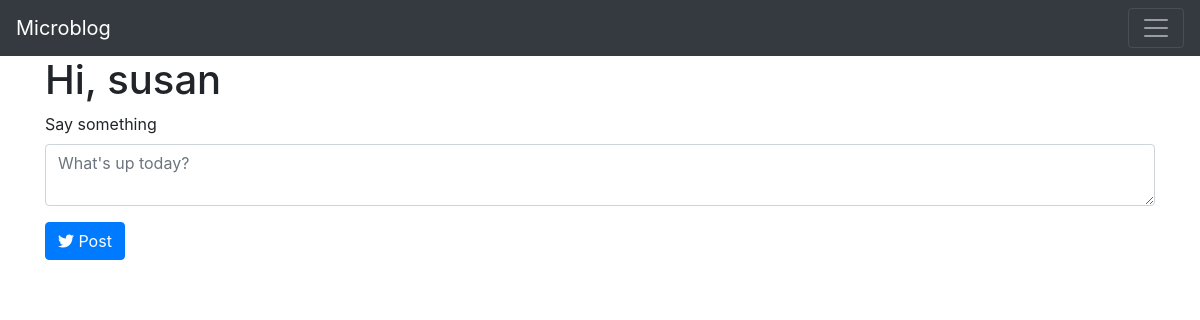
Before: /index (signed in) with the older database file.
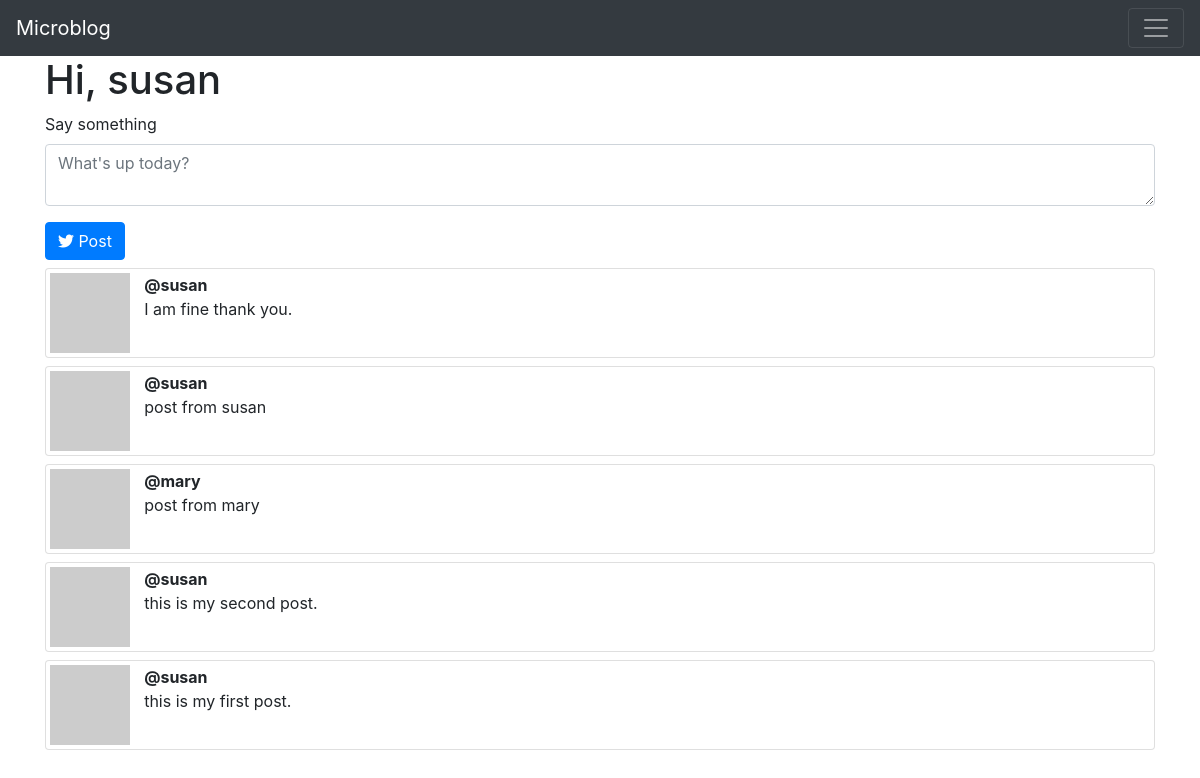
After: the same page with the newer database file.
### app/models.py (models this page shows, shortened)
class User(UserMixin, db.Model):
    id = db.Column(db.Integer, primary_key=True)
    username = db.Column(db.String(64), index=True, unique=True)
    email = db.Column(db.String(120), index=True, unique=True)
    password_hash = db.Column(db.String(128))
    posts = db.relationship('Post', backref='author', lazy='dynamic')
    about_me = db.Column(db.String(140))
    last_seen = db.Column(db.DateTime, default=datetime.utcnow)
    followed = db.relationship(
        'User', secondary=followers,
        primaryjoin=(followers.c.follower_id == id),
        secondaryjoin=(followers.c.followed_id == id),
        backref=db.backref('followers', lazy='dynamic'), lazy='dynamic'
    )
    def avatar(self, size):
        digest = md5(self.email.lower().encode('utf-8')).hexdigest()
        return 'https://www.gravatar.com/avatar/{}?d=identicon&s={}'.format(digest, size)
    def followed_posts(self):
        followed = Post.query.join(
                followers, (followers.c.followed_id == Post.user_id)
            ).filter(
                followers.c.follower_id == self.id
            )
        own = Post.query.filter_by(user_id=self.id)
        return followed.union(own).order_by(Post.timestamp.desc())

class Post(db.Model):
    id = db.Column(db.Integer, primary_key=True)
    body = db.Column(db.String(140))
    timestamp = db.Column(db.DateTime, index=True, default=datetime.utcnow)
    user_id = db.Column(db.Integer, db.ForeignKey('user.id'))

### app/routes.py (the view)
@app.route('/', methods=['GET', 'POST'])
@app.route('/index', methods=['GET', 'POST'])
@login_required
def index():
    form = PostForm()
    if form.validate_on_submit():
        post = Post(body=form.post.data, author=current_user)
        db.session.add(post)
        db.session.commit()
        flash('Your post is now live!')
        redirect(url_for('index'))
    posts = current_user.followed_posts().all()
    return render_template('index.html.j2', title='Home page', posts=posts, form=form)

### app/forms.py
class PostForm(FlaskForm):
    post = TextAreaField('Say something', validators=[DataRequired(), Length(min=0, max=140)])

### app/models.py (called while the page is built)
@login.user_loader
def load_user(id):
    return User.query.get(int(id))

### app/routes.py (called while the page is built)
@app.before_request
def before_request():
    if current_user.is_authenticated:
        current_user.last_seen = datetime.utcnow()
        db.session.commit()

### app/templates/index.html.j2 (shortened to what this page needs)
{% extends "base.html.j2" %}
{% block content %}
<div class="container">
    <h1>Hi, {{ current_user.username }}</h1>
    <form action="" method="post" class="mb-2">
        <div class="form-group">
            {{ form.post.label }}
            {% if form.post.errors %}
                {{ form.post(class="form-control is-invalid", placeholder="What's up today?") }}
                {% for error in form.post.errors %}
                <div class="invalid-feedback">{{ error }}</div>
                {% endfor %}
            {% else %}
                {{ form.post(class="form-control", placeholder="What's up today?") }}
            {% endif %}
        </div>
        <button class="btn btn-primary"><i class="fab fa-twitter"></i> Post</button>
    </form>
    {% for post in posts %}
        {% include "_post.html.j2" %}
    {% endfor %}
</div>
{% endblock content %}

### app/templates/base.html.j2 (shortened to what this page needs)
<!DOCTYPE html>
<html lang="ja">
    <head>
        <link rel="stylesheet" href="https://stackpath.bootstrapcdn.com/bootstrap/4.2.1/css/bootstrap.min.css">
        <link rel="stylesheet" href="https://use.fontawesome.com/releases/v5.6.1/css/all.css">
        <link rel="stylesheet" href="{{ url_for('static', filename='style.css') }}">
    </head>
    <body>
        <nav class="navbar fixed-top navbar-dark bg-dark">
            <a href="/index" class="navbar-brand">Microblog</a>
            <button class="navbar-toggler" type="button" data-toggle="collapse" data-target="#navbarNav" aria-controls="navbarNav" aria-enpanded="false" aria-label="Toggle navigation">
                <span class="navbar-toggler-icon"></span>
            </button>
        </nav>
        <div class="container-fluid h-100 base">
            {% block content %}{% endblock content %}
        </div>
    </body>
</html>

### app/templates/_post.html.j2
<div class="card mb-2 p-1">
    <div class="row">
        <div class="col-1">
            <img src="{{ post.author.avatar(48) }}" alt="image">
        </div>
        <div class="col">
            <div class="font-weight-bold">@{{ post.author.username }}</div>
            <div class="">{{ post.body }}</div>
        </div>
    </div>
</div>

### app/static/style.css (style rules this page uses)
html, body { height: 100%; }
.base { padding-top: 56px; }

Changed rows visible on the page:
added Post: author.username "susan", body "I am fine thank you."
added Post: author.username "susan", body "post from susan"
added Post: author.username "mary", body "post from mary"
added Post: author.username "susan", body "this is my second post."
added Post: author.username "susan", body "this is my first post."
